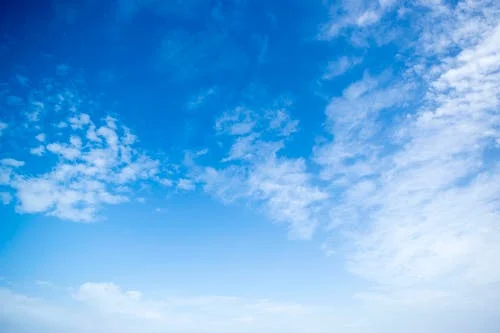
#> input picture pexels-photo-912110.webp, 500 x 333 px
$ python -i Create.py   (imports and definitions only)   (older library calls are emulated)
#> lines starting #> are read from the running program, lines starting #| are printed output that depends on the picture
from PIL import Image, ImageFont, ImageDraw
import os

class Poster:
    def __init__(
        self, bg_img=None, base_size=None, bg_color=('RGB',(165, 165, 165)) , img_name='img.png'
    ):
#> called with bg_color = ('RGB', (165, 165, 165)), img_name = 'img.png'
        if bg_img == None:
            mode, color = bg_color
            if base_size == None:
                base_size = (500,500) # default value
            self.bg_img = Image.new(mode, base_size, color)
#> self.bg_img: PIL image 500x500 RGB; every value is 165
        else:
            if base_size == None:
                self.bg_img = Image.open(bg_img)
                base_size = self.bg_img.size
            else:
                self.bg_img = Image.open(bg_img).resize(base_size)
        self.add_to_poster = ImageDraw.Draw(self.bg_img)
        self.base_size = base_size
        self.max_width, self.max_height = base_size
        self.img_name = img_name
        self.bg_img.save(self.img_name)

    # [11 lines left out: functions filter, frame, not called in this run]

    def add_image(self, img_name, position=(0,0), move=(0,0), resize=None, scale=None, crop=None):
#> called with img_name = '../pexels-photo-912110.webp', position = (0, 0), move = (0, 0)
        img = Image.open(img_name)
#> img is the input picture: PIL image 500x333 RGB; mean R, G, B 103.5, 171.9, 229.2
        if resize != None:
            img = img.resize(resize, Image.ANTIALIAS)
        if isinstance(crop, tuple):
            left, top, img_width, img_height = crop
            img = img.crop((left, top, left+img_width, top+img_height))
        image_width, image_height = img.size
#> image_width = 500; image_height = 333

        if scale != None:
            if scale == 'fit':
                img = img.resize((self.max_width, self.max_height), Image.BICUBIC)
            elif scale == 'cover':
                img = img.resize((self.max_height*image_width//image_height, self.max_height), Image.BICUBIC)
            elif isinstance(scale, int):
                scale = scale if scale > 0 and scale <= 100 else 100
                img = img.resize((int(image_width*(scale/100)), int(image_height*(scale/100))), Image.BICUBIC)
            image_width, image_height = img.size

        positions = {
            'tl':(0,0),
            'tc':((self.max_width - image_width)//2, 0),
            'tr':(self.max_width - image_width, 0),
            'cl':(0,(self.max_height - image_height)//2),
            'cc':((self.max_width - image_width)//2,(self.max_height - image_height)//2),
            'cr':(self.max_width - image_width, (self.max_height - image_height)//2),
            'bl':(0, self.max_height - image_height),
            'bc':((self.max_width - image_width)//2, self.max_height - image_height),
            'br':(self.max_width - image_width, self.max_height - image_height),
        }
        X, Y = positions.get(position, position)
#> X = 0; Y = 0
        x, y = move
        self.bg_img.paste(img, (X+x, Y+y), img.convert('RGBA'))
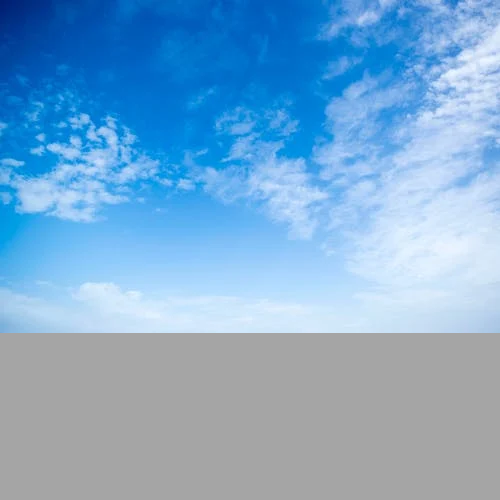
#> self.bg_img: PIL image 500x500 RGB; mean R, G, B 124, 169.6, 207.8
        self.bg_img.save(self.img_name)

    # [65 lines left out: functions text, square, not called in this run]

    @property
    def size(self):
        return (self.max_width, self.max_height)

>>> result = Poster().add_image('../pexels-photo-912110.webp')

$ run again, on blue-clouds-day-fluffy-53594.webp
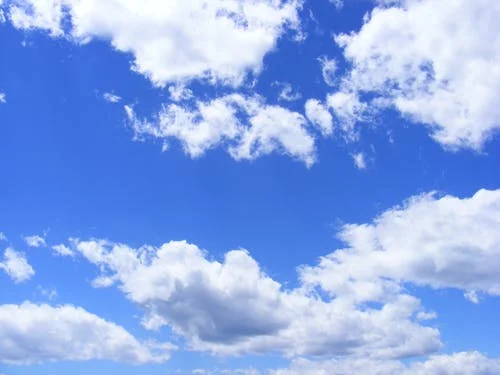
#> input picture blue-clouds-day-fluffy-53594.webp, 500 x 375 px
#> in add_image, img is the input picture: PIL image 500x375 RGB; mean R, G, B 138.5, 169.6, 233
#> in add_image, `self.bg_img.paste(img, (X+x, Y+y), img.convert('RGBA'))`:
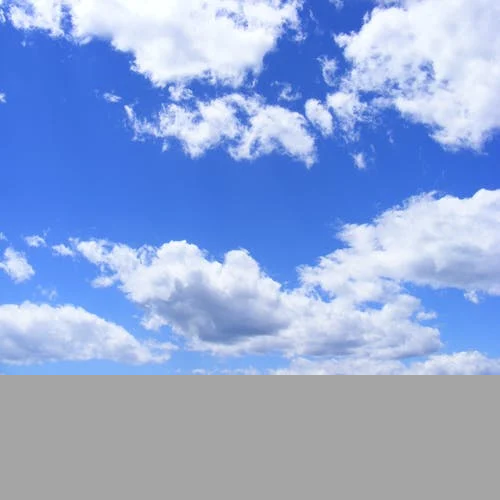
#> self.bg_img: PIL image 500x500 RGB; mean R, G, B 145.1, 168.4, 216
